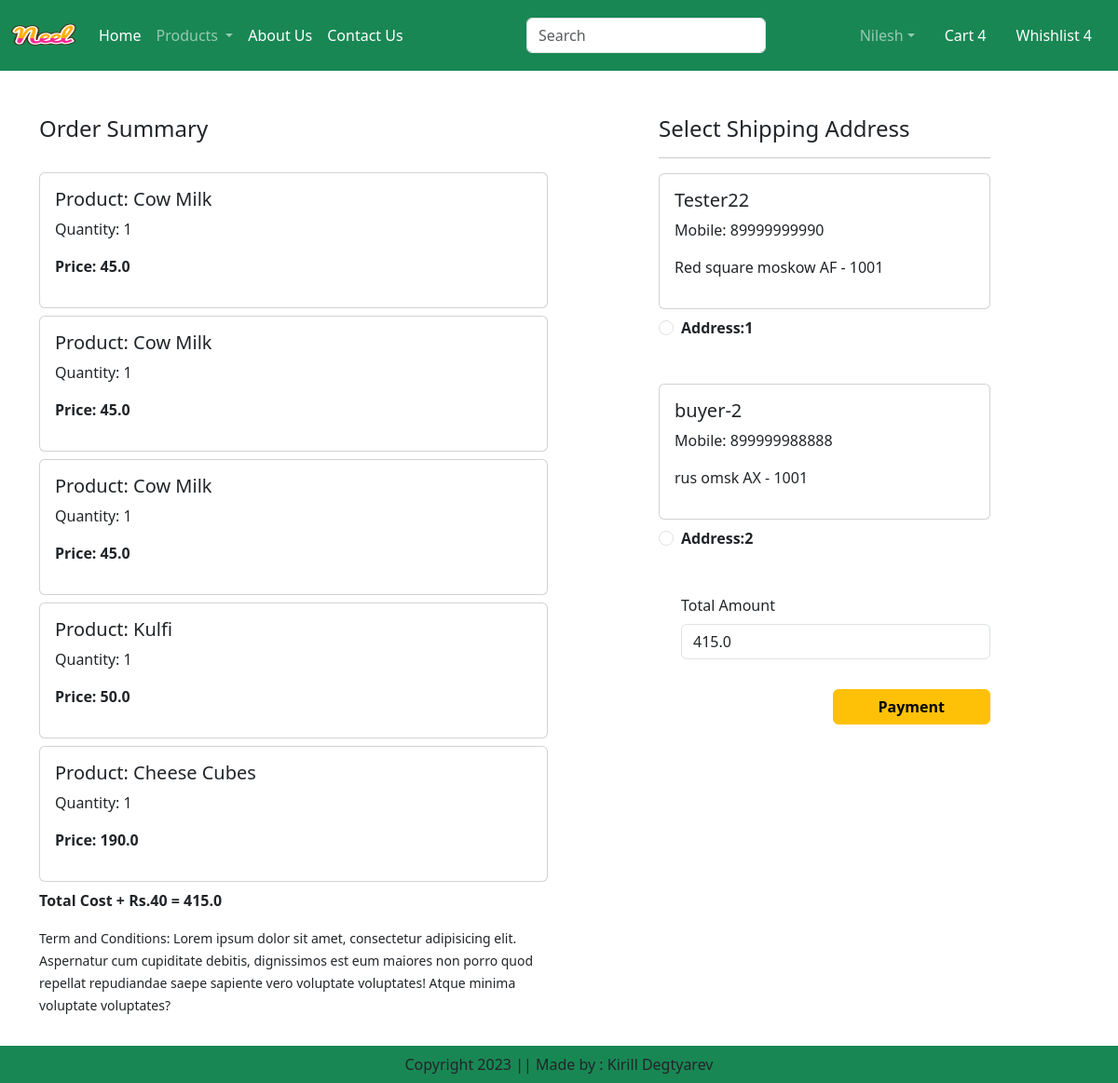
/checkout/ (signed in), run on an earlier commit of the app's database.
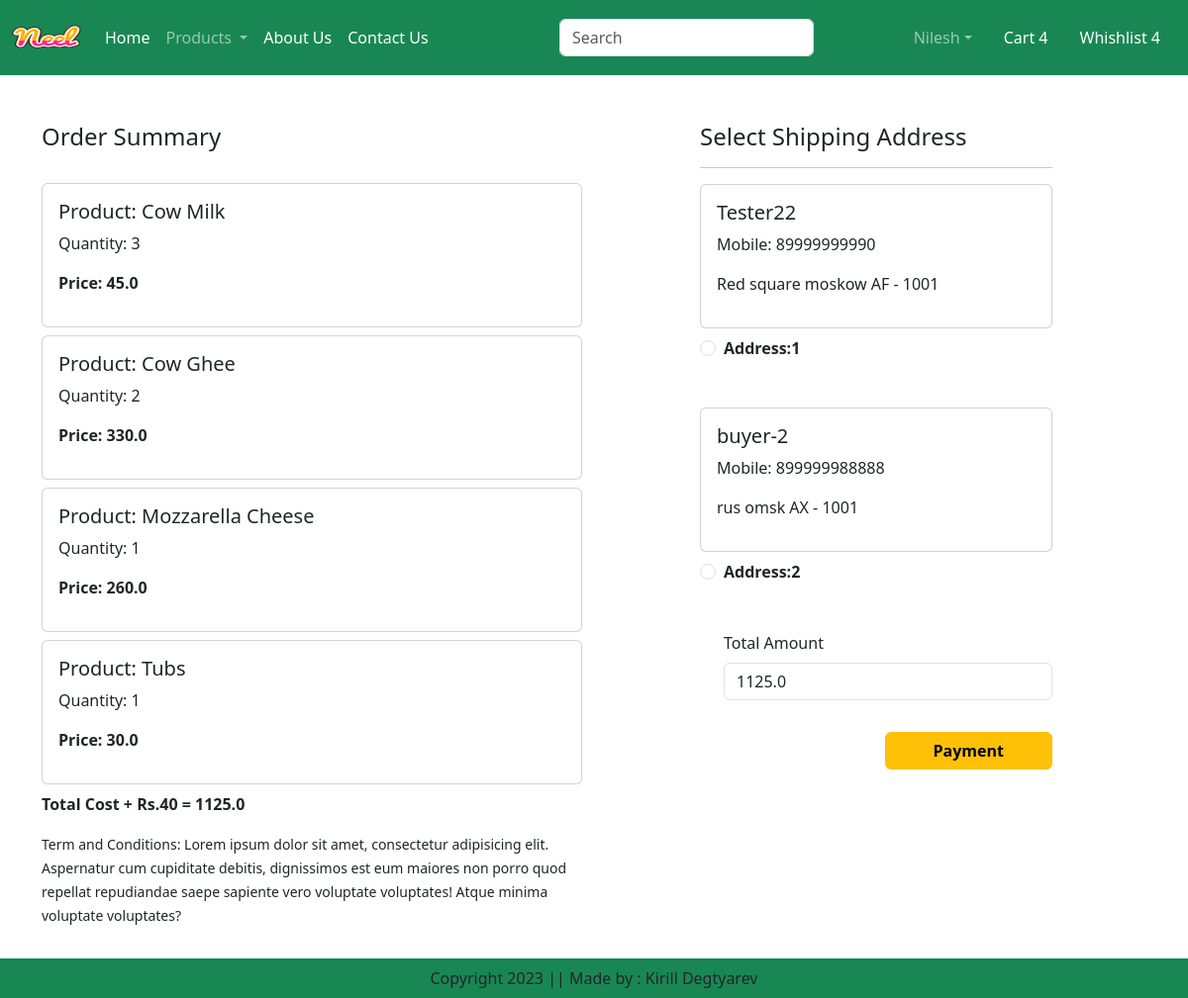
And on a later commit of the database.
### app/models.py (models this page shows, shortened)
class Cart(models.Model):
    user = models.ForeignKey(User, on_delete=models.CASCADE)
    product = models.ForeignKey(Product, on_delete=models.CASCADE)
    quantity = models.PositiveIntegerField(default=1)

class Product(models.Model):
    title = models.CharField(max_length=100)
    selling_price = models.FloatField()
    discounted_price = models.FloatField()
    description = models.TextField()
    composition = models.TextField(default='')
    prodapp = models.TextField(default='')
    category = models.CharField(choices=CATEGORY_CHOICES, max_length=2)
    product_image = models.ImageField(upload_to='product')

class Customer(models.Model):
    user = models.ForeignKey(User, on_delete=models.CASCADE)
    name = models.CharField(max_length=200)
    locality = models.CharField(max_length=200)
    city = models.CharField(max_length=50)
    mobile = models.IntegerField()
    zipcode = models.IntegerField()
    state = models.CharField(choices=STATE_CHOICES, max_length=100)

### app/views.py (the view)
# urls.py: path('checkout/', views.checkout.as_view(), name='checkout'),
class checkout(View):
    def get(self, request):
        user = request.user
        add=Customer.objects.filter(user=user)
        cart_items=Cart.objects.filter(user=user)
        famount = 0
        for p in cart_items:
            value = p.quantity * p.product.discounted_price
            famount = famount + value
        totalamount = famount + 40
        return render(request, 'app/checkout.html', locals())

### app/templates/app/checkout.html (shortened to what this page needs)
{% extends "app/base.html" %}
{% load static %}
{% block main-content %}
    <div class="container">
        <div class="row mt-5">
            <div class="col-sm-6">
                <h4>Order Summary</h4>
                <br>
                {% for item in cart_items %}
                    <div class="card mb-2">
                        <div class="card-body">
                            <h5>Product: {{ item.product.title }}</h5>
                            <p>Quantity: {{ item.quantity }}</p>
                            <p class="fw-bold">Price: {{ item.product.discounted_price }}</p>
                        </div>
                    </div>
                {% endfor %}
                <p class="fw-bold">Total Cost + Rs.40 = {{ totalamount }}</p>
                <small>Term and Conditions: Lorem ipsum dolor sit amet, consectetur adipisicing elit. Aspernatur cum
                    cupiditate debitis, dignissimos est eum maiores non porro quod repellat repudiandae saepe sapiente
                    vero voluptate voluptates! Atque minima voluptate voluptates?</small>
            </div>
            <div class="col-sm-4 offset-sm-1">
                <h4>Select Shipping Address</h4>
                <hr>
                <form method="post" id="myform">
                    {% for ad in add %}
                        <div class="card">
                            <div class="card-body">
                                <h5>{{ ad.name }}</h5>
                                <p>Mobile: {{ ad.mobile }}</p>
                                <p>{{ ad.locality }} {{ ad.city }} {{ ad.state }} - {{ ad.zipcode }}</p>
                            </div>
                        </div>
                        <div class="form-check mt-2 mb-5">
                            <input class="form-check-input" type="radio" name="custid" id="custadd{{ forloop.counter }}"
                                   value="{{ ad.id }}">
                            <label class="form-check-label fw-bold" for="custadd{{ forloop.counter }}">
                                Address:{{ forloop.counter }}
                            </label>
                        </div>
                    {% endfor %}
                    <div class="form-check mb-3">
                        <label for="totalamount" class="form-label">Total Amount</label>
                        <input type="number" class="form-control" name="totalamount" value="{{ totalamount }}" readonly>
                    </div>
                    <div class="text-end">
                        <button id="rzp-button1" type="submit" class="btn btn-warning mt-3  px-5 fw-bold">Payment
                        </button>
                    </div>
                </form>
            </div>
        </div>
    </div>
{% endblock main-content %}

What changed in the data, as far as the page shows it:
removed Cart: product "Cow Milk", quantity "1", product.discounted_price "45.0"
removed Cart: product "Cow Milk", quantity "1", product.discounted_price "45.0"
removed Cart: product "Cow Milk", quantity "1", product.discounted_price "45.0"
removed Cart: product "Kulfi", quantity "1", product.discounted_price "50.0"
removed Cart: product "Cheese Cubes", quantity "1", product.discounted_price "190.0"
added Cart: product "Cow Milk", quantity "3", product.discounted_price "45.0"
added Cart: product "Cow Ghee", quantity "2", product.discounted_price "330.0"
added Cart: product "Mozzarella Cheese", quantity "1", product.discounted_price "260.0"
added Cart: product "Tubs", quantity "1", product.discounted_price "30.0"
Also different on the page:
{{ totalamount }}: "415.0" → "1125.0"
form field totalamount: "415.0" → "1125.0"
